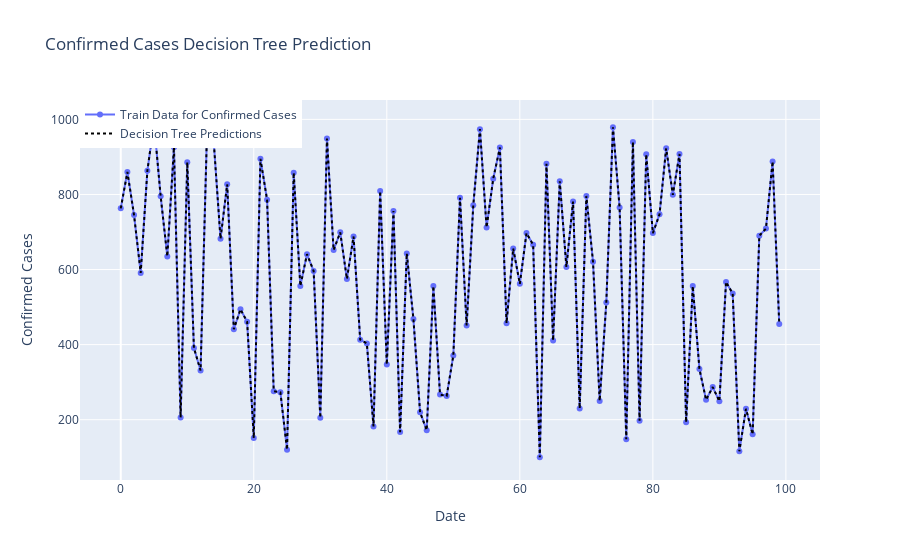

The cell this chart's notebook holds for it:
### Code cell
# Plotting Decision Tree predictions
plt.figure(figsize=(11, 6))

prediction_dt = decision_tree.predict(np.array(datewise["Days Since"]).reshape(-1, 1))

fig_dt = go.Figure()
fig_dt.add_trace(go.Scatter(x=datewise.index, y=datewise["Confirmed"],
                            mode='lines+markers', name="Train Data for Confirmed Cases"))
fig_dt.add_trace(go.Scatter(x=datewise.index, y=prediction_dt,
                            mode='lines', name="Decision Tree Predictions",
                            line=dict(color='black', dash='dot')))
fig_dt.update_layout(title="Confirmed Cases Decision Tree Prediction",
                     xaxis_title="Date", yaxis_title="Confirmed Cases", legend=dict(x=0, y=1, traceorder="normal"))
fig_dt.show()

### Figure 1 — Plotly figure (JSON) as saved in the notebook; plotly's stock layout.template omitted (floating-point values rounded to 4 significant figures)
{"data": [{"mode": "lines+markers", "name": "Train Data for Confirmed Cases", "type": "scatter", "x": [0, 1, 2, 3, 4, 5, 6, 7, 8, 9, 10, 11, 12, 13, 14, 15, 16, 17, 18, 19, 20, 21, 22, 23, 24, 25, 26, 27, 28, 29, 30, 31, 32, 33, 34, 35, 36, 37, 38, 39, 40, 41, 42, 43, 44, 45, 46, 47, 48, 49, 50, 51, 52, 53, 54, 55, 56, 57, 58, 59, 60, 61, 62, 63, 64, 65, 66, 67, 68, 69, 70, 71, 72, 73, 74, 75, 76, 77, 78, 79, 80, 81, 82, 83, 84, 85, 86, 87, 88, 89, 90, 91, 92, 93, 94, 95, 96, 97, 98, 99], "y": [763, 860, 745, 591, 863, 991, 795, 635, 926, 206, 886, 391, 331, 988, 935, 682, 827, 441, 494, 461, 151, 895, 786, 276, 273, 120, 858, 556, 641, 596, 205, 949, 652, 699, 575, 688, 413, 403, 182, 809, 347, 756, 167, 643, 468, 220, 172, 556, 267, 263, 371, 791, 451, 771, 974, 712, 842, 925, 457, 656, 562, 697, 666, 100, 882, 411, 835, 607, 781, 230, 796, 621, 250, 512, 979, 765, 148, 940, 197, 907, 697, 747, 923, 799, 908, 193, 556, 335, 253, 287, 249, 567, 536, 116, 229, 161, 690, 709, 888, 455]}, {"line": {"color": "black", "dash": "dot"}, "mode": "lines", "name": "Decision Tree Predictions", "type": "scatter", "x": [0, 1, 2, 3, 4, 5, 6, 7, 8, 9, 10, 11, 12, 13, 14, 15, 16, 17, 18, 19, 20, 21, 22, 23, 24, 25, 26, 27, 28, 29, 30, 31, 32, 33, 34, 35, 36, 37, 38, 39, 40, 41, 42, 43, 44, 45, 46, 47, 48, 49, 50, 51, 52, 53, 54, 55, 56, 57, 58, 59, 60, 61, 62, 63, 64, 65, 66, 67, 68, 69, 70, 71, 72, 73, 74, 75, 76, 77, 78, 79, 80, 81, 82, 83, 84, 85, 86, 87, 88, 89, 90, 91, 92, 93, 94, 95, 96, 97, 98, 99], "y": [763, 860, 745, 591, 863, 991, 795, 635, 926, 206, 886, 391, 331, 988, 935, 682, 827, 441, 494, 461, 151, 895, 786, 276, 273, 120, 858, 556, 641, 596, 205, 949, 652, 699, 575, 688, 413, 403, 182, 809, 347, 756, 167, 643, 468, 220, 172, 556, 267, 263, 371, 791, 451, 771, 974, 712, 842, 925, 457, 656, 562, 697, 666, 100, 882, 411, 835, 607, 781, 230, 796, 621, 250, 512, 979, 765, 148, 940, 197, 907, 697, 747, 923, 799, 908, 193, 556, 335, 253, 287, 249, 567, 536, 116, 229, 161, 690, 709, 888, 455]}], "layout": {"legend": {"traceorder": "normal", "x": 0, "y": 1}, "title": {"text": "Confirmed Cases Decision Tree Prediction"}, "xaxis": {"title": {"text": "Date"}}, "yaxis": {"title": {"text": "Confirmed Cases"}}}}
